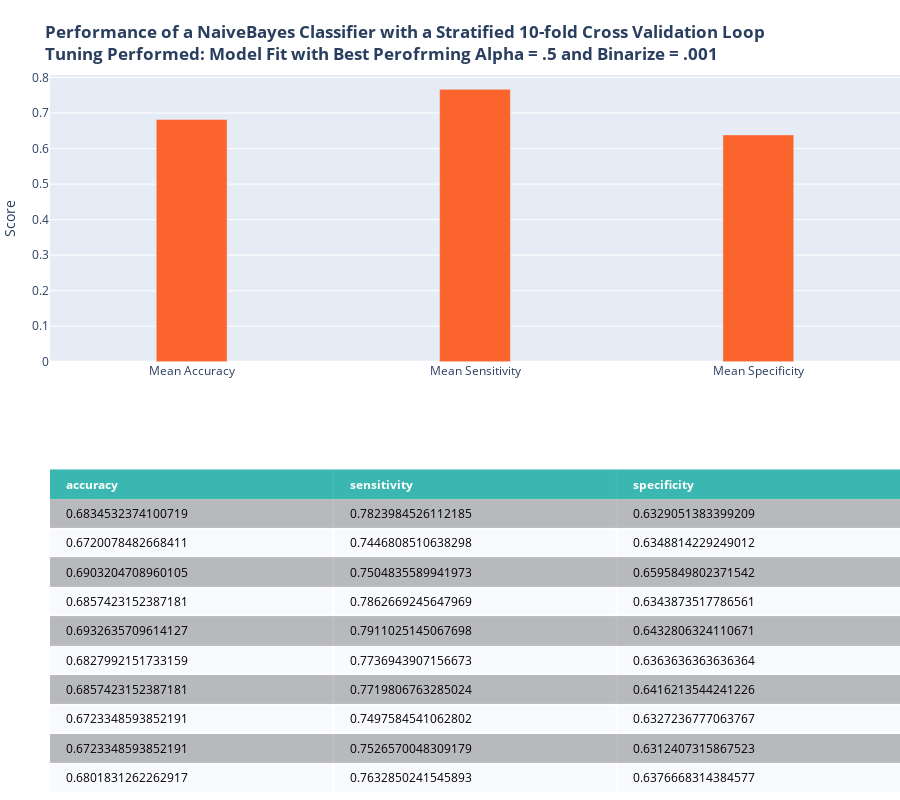

The notebook cell saved with this chart:
### Code cell
# fit model with alpha .5 and binarize .001 as found prior
cellTitle = '<b>Performance of a NaiveBayes Classifier with a Stratified 10-fold Cross Validation Loop<br>Tuning Performed: Model Fit with Best Perofrming Alpha = .5 and Binarize = .001</b>'
score = []
nb_clf = BernoulliNB(alpha=.5,binarize=.001,fit_prior=False)
for train,test in skf.split(X_mat,y):
    nb_clf.fit(X_mat[train],y.values.ravel()[train])
    y_hat = nb_clf.predict(X_mat[test])
    
    cm = confusion_matrix(y.loc[test],y_hat, labels=[1,0])
    score.append({'accuracy':(cm[0,0]+cm[1,1])/sum(cm.ravel()),
                'sensitivity':cm[0,0]/(cm[0,0]+cm[0,1]),
                'specificity':cm[1,1]/(cm[1,1]+cm[1,0])})
score = pd.DataFrame(score)
nbFig = plotMetrics(score, cellTitle)
nbFig.show()

### Figure 1 — Plotly figure (JSON) as saved in the notebook; plotly's stock layout.template omitted (floating-point values rounded to 4 significant figures)
{"data": [{"colorscale": [[0, "#00A699"], [0.5, "#a9a9a9"], [1, "#ffffff"]], "hoverinfo": "none", "opacity": 0.75, "showscale": false, "type": "heatmap", "z": [[0, 0, 0], [0.5, 0.5, 0.5], [1, 1, 1], [0.5, 0.5, 0.5], [1, 1, 1], [0.5, 0.5, 0.5], [1, 1, 1], [0.5, 0.5, 0.5], [1, 1, 1], [0.5, 0.5, 0.5], [1, 1, 1]]}, {"marker": {"color": "#FC642D"}, "type": "bar", "width": 0.25, "x": ["Mean Accuracy", "Mean Sensitivity", "Mean Specificity"], "xaxis": "x2", "y": [0.6818, 0.7666, 0.6385], "yaxis": "y2"}], "layout": {"annotations": [{"align": "left", "font": {"color": "#ffffff"}, "showarrow": false, "text": "<b>accuracy</b>", "x": -0.45, "xanchor": "left", "xref": "x", "y": 0, "yref": "y"}, {"align": "left", "font": {"color": "#ffffff"}, "showarrow": false, "text": "<b>sensitivity</b>", "x": 0.55, "xanchor": "left", "xref": "x", "y": 0, "yref": "y"}, {"align": "left", "font": {"color": "#ffffff"}, "showarrow": false, "text": "<b>specificity</b>", "x": 1.55, "xanchor": "left", "xref": "x", "y": 0, "yref": "y"}, {"align": "left", "font": {"color": "#000000"}, "showarrow": false, "text": "0.6834532374100719", "x": -0.45, "xanchor": "left", "xref": "x", "y": 1, "yref": "y"}, {"align": "left", "font": {"color": "#000000"}, "showarrow": false, "text": "0.7823984526112185", "x": 0.55, "xanchor": "left", "xref": "x", "y": 1, "yref": "y"}, {"align": "left", "font": {"color": "#000000"}, "showarrow": false, "text": "0.6329051383399209", "x": 1.55, "xanchor": "left", "xref": "x", "y": 1, "yref": "y"}, {"align": "left", "font": {"color": "#000000"}, "showarrow": false, "text": "0.6720078482668411", "x": -0.45, "xanchor": "left", "xref": "x", "y": 2, "yref": "y"}, {"align": "left", "font": {"color": "#000000"}, "showarrow": false, "text": "0.7446808510638298", "x": 0.55, "xanchor": "left", "xref": "x", "y": 2, "yref": "y"}, {"align": "left", "font": {"color": "#000000"}, "showarrow": false, "text": "0.6348814229249012", "x": 1.55, "xanchor": "left", "xref": "x", "y": 2, "yref": "y"}, {"align": "left", "font": {"color": "#000000"}, "showarrow": false, "text": "0.6903204708960105", "x": -0.45, "xanchor": "left", "xref": "x", "y": 3, "yref": "y"}, {"align": "left", "font": {"color": "#000000"}, "showarrow": false, "text": "0.7504835589941973", "x": 0.55, "xanchor": "left", "xref": "x", "y": 3, "yref": "y"}, {"align": "left", "font": {"color": "#000000"}, "showarrow": false, "text": "0.6595849802371542", "x": 1.55, "xanchor": "left", "xref": "x", "y": 3, "yref": "y"}, {"align": "left", "font": {"color": "#000000"}, "showarrow": false, "text": "0.6857423152387181", "x": -0.45, "xanchor": "left", "xref": "x", "y": 4, "yref": "y"}, {"align": "left", "font": {"color": "#000000"}, "showarrow": false, "text": "0.7862669245647969", "x": 0.55, "xanchor": "left", "xref": "x", "y": 4, "yref": "y"}, {"align": "left", "font": {"color": "#000000"}, "showarrow": false, "text": "0.6343873517786561", "x": 1.55, "xanchor": "left", "xref": "x", "y": 4, "yref": "y"}, {"align": "left", "font": {"color": "#000000"}, "showarrow": false, "text": "0.6932635709614127", "x": -0.45, "xanchor": "left", "xref": "x", "y": 5, "yref": "y"}, {"align": "left", "font": {"color": "#000000"}, "showarrow": false, "text": "0.7911025145067698", "x": 0.55, "xanchor": "left", "xref": "x", "y": 5, "yref": "y"}, {"align": "left", "font": {"color": "#000000"}, "showarrow": false, "text": "0.6432806324110671", "x": 1.55, "xanchor": "left", "xref": "x", "y": 5, "yref": "y"}, {"align": "left", "font": {"color": "#000000"}, "showarrow": false, "text": "0.6827992151733159", "x": -0.45, "xanchor": "left", "xref": "x", "y": 6, "yref": "y"}, {"align": "left", "font": {"color": "#000000"}, "showarrow": false, "text": "0.7736943907156673", "x": 0.55, "xanchor": "left", "xref": "x", "y": 6, "yref": "y"}, {"align": "left", "font": {"color": "#000000"}, "showarrow": false, "text": "0.6363636363636364", "x": 1.55, "xanchor": "left", "xref": "x", "y": 6, "yref": "y"}, {"align": "left", "font": {"color": "#000000"}, "showarrow": false, "text": "0.6857423152387181", "x": -0.45, "xanchor": "left", "xref": "x", "y": 7, "yref": "y"}, {"align": "left", "font": {"color": "#000000"}, "showarrow": false, "text": "0.7719806763285024", "x": 0.55, "xanchor": "left", "xref": "x", "y": 7, "yref": "y"}, {"align": "left", "font": {"color": "#000000"}, "showarrow": false, "text": "0.6416213544241226", "x": 1.55, "xanchor": "left", "xref": "x", "y": 7, "yref": "y"}, {"align": "left", "font": {"color": "#000000"}, "showarrow": false, "text": "0.6723348593852191", "x": -0.45, "xanchor": "left", "xref": "x", "y": 8, "yref": "y"}, {"align": "left", "font": {"color": "#000000"}, "showarrow": false, "text": "0.7497584541062802", "x": 0.55, "xanchor": "left", "xref": "x", "y": 8, "yref": "y"}, {"align": "left", "font": {"color": "#000000"}, "showarrow": false, "text": "0.6327236777063767", "x": 1.55, "xanchor": "left", "xref": "x", "y": 8, "yref": "y"}, {"align": "left", "font": {"color": "#000000"}, "showarrow": false, "text": "0.6723348593852191", "x": -0.45, "xanchor": "left", "xref": "x", "y": 9, "yref": "y"}, {"align": "left", "font": {"color": "#000000"}, "showarrow": false, "text": "0.7526570048309179", "x": 0.55, "xanchor": "left", "xref": "x", "y": 9, "yref": "y"}, {"align": "left", "font": {"color": "#000000"}, "showarrow": false, "text": "0.6312407315867523", "x": 1.55, "xanchor": "left", "xref": "x", "y": 9, "yref": "y"}, {"align": "left", "font": {"color": "#000000"}, "showarrow": false, "text": "0.6801831262262917", "x": -0.45, "xanchor": "left", "xref": "x", "y": 10, "yref": "y"}, {"align": "left", "font": {"color": "#000000"}, "showarrow": false, "text": "0.7632850241545893", "x": 0.55, "xanchor": "left", "xref": "x", "y": 10, "yref": "y"}, {"align": "left", "font": {"color": "#000000"}, "showarrow": false, "text": "0.6376668314384577", "x": 1.55, "xanchor": "left", "xref": "x", "y": 10, "yref": "y"}], "height": 800, "margin": {"b": 0, "l": 50, "r": 0, "t": 75}, "title": {"text": "<b>Performance of a NaiveBayes Classifier with a Stratified 10-fold Cross Validation Loop<br>Tuning Performed: Model Fit with Best Perofrming Alpha = .5 and Binarize = .001</b>"}, "xaxis": {"dtick": 1, "gridwidth": 2, "showticklabels": false, "tick0": -0.5, "ticks": "", "zeroline": false}, "xaxis2": {"anchor": "y2"}, "yaxis": {"autorange": "reversed", "domain": [0, 0.45], "dtick": 1, "gridwidth": 2, "showticklabels": false, "tick0": 0.5, "ticks": "", "zeroline": false}, "yaxis2": {"anchor": "x2", "domain": [0.6, 1], "title": {"text": "Score"}}}}
